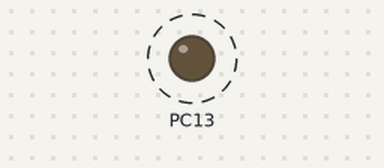
A program run on a simulated STM32 Black Pill. Parts: output pins drawn as LEDs (lit = HIGH). Dashed ring = blinking. What the program prints to the serial monitor is not drawn.

Above: at 0.05 s.
Timing chart, 0 to 3.0 s (numbered marks = the images above):
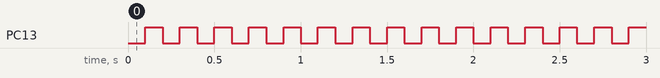

Measured:
- by itself, PC13: alternates HIGH for 0.10 s and LOW for 0.10 s

The program:

main.cpp
```cpp
#include <Arduino.h>

uint32_t lastMillis = 0;
uint32_t count = 0;

void setup() {
  Serial.begin(115200);
  pinMode(PC13, OUTPUT);
}

void loop() {
  uint32_t curMillis = millis();

  if(curMillis - lastMillis >= 100)
  {
    lastMillis = curMillis;
    digitalToggle(PC13);
    count++;
    Serial.printf("%d\r\n", count);
  }
}
```
